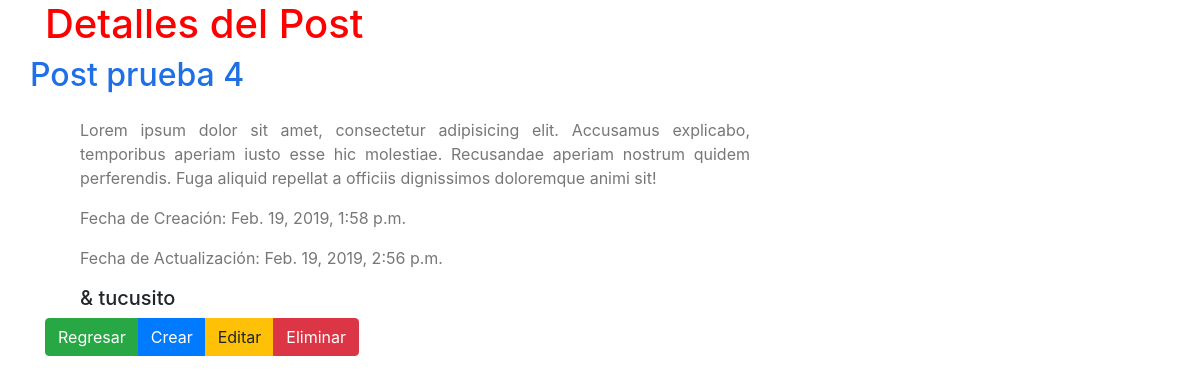
/posts/24/, run on an earlier commit of the app's database.
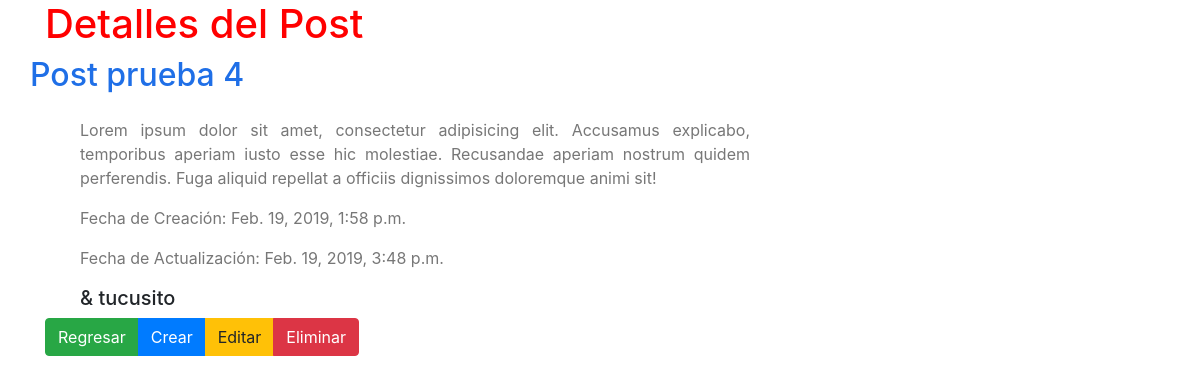
And on a later commit of the database.
### posts/models.py (models this page shows, shortened)
class Post(models.Model):
    title       = models.CharField("Titulo",max_length=120)
    image       = models.ImageField("Imagen",
                null=True,
                blank=True,
                upload_to = upload_location,
                height_field="height_field",
                width_field="width_field",
                max_length=None)
    height_field=models.IntegerField(default=0)
    width_field =models.IntegerField(default=0)
    content     = models.TextField("Contenido")
    updated     = models.DateTimeField("Fecha de Actualizacion",auto_now=True, auto_now_add=False)
    timestamp   = models.DateTimeField("Fecha de creacion",auto_now=False, auto_now_add=True)
    author      = models.CharField("Autor",max_length=120)
    class Meta:
        ordering = ["-id","-timestamp", "-updated"]

### posts/views.py (the view)
# urls.py: path('<int:id>/', posts_detail, name="detail"),
def posts_detail(request, id):
	template_name = 'post_detail.html'
	instance = get_object_or_404(Post, id = id)
	context = {
		"title": "Detalles del Post",
		"instance": instance,
	}
	return render(request, template_name, context)

### templates/post_detail.html (shortened to what this page needs)
{% extends "base.html" %}
{% block content %}
<h1> {{ title }} </h1>
	<div class="row">
		<h2> {{ instance.title }} </h2>
		<div class="col-md-12">
			<div class="col-md-8 col-xs-12">
				<p> {{ instance.content | linebreaks }} </p>
				<p>Fecha de Creación: {{ instance.timestamp }} </p>
				<p>Fecha de Actualización: {{ instance.updated }} </p>
				<h5> & {{ instance.author }} </h5>
			</div>
		</div>
	</div>
	<div class="btn-group" role="group">
		<a class="btn btn-success" href="{% url 'posts:list' %}">Regresar</a>
		<a class="btn btn-primary" href="{% url 'posts:create' %}">Crear</a>
		<a class="btn btn-warning" href="{% url 'posts:update' id=instance.id %}">Editar</a>
		<a class="btn btn-danger" href="{% url 'posts:delete' id=instance.id %}">Eliminar</a>
	</div>
{% endblock %}

### templates/base.html (shortened to what this page needs)
{% load staticfiles %}
<!DOCTYPE html>
<html>
<head>
	<link rel="stylesheet" href="{% static 'css/basic.css' %}">
	<link rel="stylesheet" href="https://stackpath.bootstrapcdn.com/bootstrap/4.3.1/css/bootstrap.min.css">
</head>
<body>
	<div class="container">
		{% block content %}
		{% endblock %}
	</div>
</body>
</html>

### static/css/basic.css (style rules this page uses)
h2, h2 a { color: #1f6fe7; text-decoration: solid; }
h5 { margin: 0 20px; }
p { color: #777777; margin: 0 20px; text-align: justify; }

What changed in the data, as far as the page shows it:
changed Post "Post prueba 4": updated "Feb. 19, 2019, 2:56 p.m." → "Feb. 19, 2019, 3:48 p.m."
